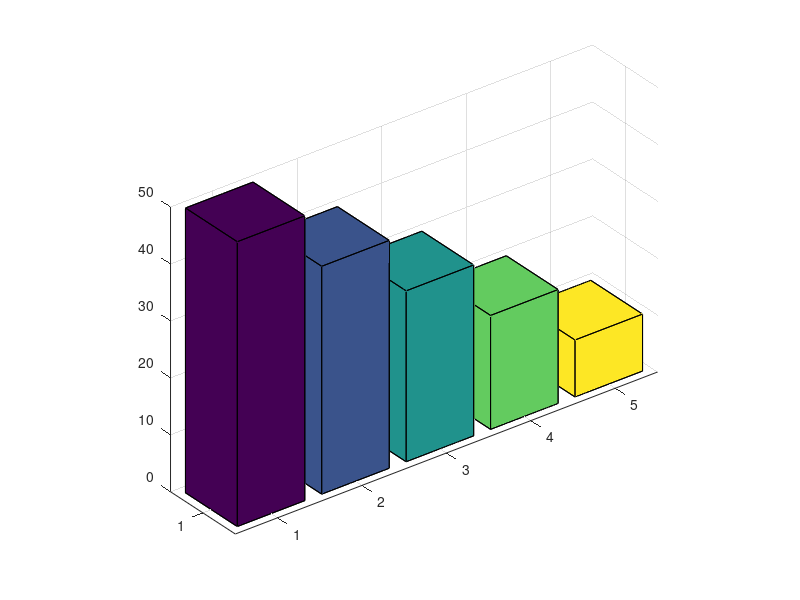

The MATLAB script that drew this image: (Note: this script raises an error after producing the figure.)
%=============================================================================
% Copyright (c) 2016-present Allan CORNET (Nelson)
%=============================================================================
% This file is part of Nelson.
%=============================================================================
% LICENCE_BLOCK_BEGIN
% SPDX-License-Identifier: LGPL-3.0-or-later
% LICENCE_BLOCK_END
%=============================================================================
% <--ADV-CLI MODE-->
%=============================================================================

close all;
%=============================================================================
f = figure('Visible', 'on', 'Position', [100 100 620 460], 'Color', [1 1 1]);
axes('Parent', f);
bar3([50 40 30 20 10]);
colormap(parula(64));
title('vector 3d bars');
drawnow();
%=============================================================================
asserts.istrue(isgraphics(f, 'figure'));
asserts.isequal(f.Type, 'figure');
asserts.isequal(char(f.Visible), 'on');
asserts.isequal(f.Color, [1 1 1]);
axesHandles = findobj(f, 'Type', 'axes');
asserts.isequal(numel(axesHandles), 1);
for k = 1:numel(axesHandles)
  asserts.isequal(axesHandles(k).Type, 'axes');
  asserts.isequal(axesHandles(k).Parent, f);
end
surfaceObjects = findobj(f, 'Type', 'surface');
asserts.isequal(numel(surfaceObjects), 1);
asserts.istrue(all(isgraphics(surfaceObjects, 'surface')));
for k = 1:numel(surfaceObjects)
  asserts.isequal(surfaceObjects(k).Type, 'surface');
end
close(f);
close all;
%=============================================================================
